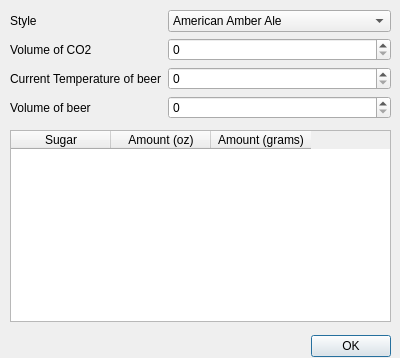
<?xml version="1.0" encoding="UTF-8"?>
<ui version="4.0">
 <class>PrimingTool</class>
 <widget class="QDialog" name="PrimingTool">
  <property name="geometry">
   <rect>
    <x>0</x>
    <y>0</y>
    <width>400</width>
    <height>358</height>
   </rect>
  </property>
  <property name="windowTitle">
   <string>Priming Calculator</string>
  </property>
  <widget class="QDialogButtonBox" name="buttonBox">
   <property name="geometry">
    <rect>
     <x>50</x>
     <y>330</y>
     <width>341</width>
     <height>32</height>
    </rect>
   </property>
   <property name="orientation">
    <enum>Qt::Horizontal</enum>
   </property>
   <property name="standardButtons">
    <set>QDialogButtonBox::Ok</set>
   </property>
  </widget>
  <widget class="QWidget" name="formLayoutWidget">
   <property name="geometry">
    <rect>
     <x>10</x>
     <y>10</y>
     <width>381</width>
     <height>111</height>
    </rect>
   </property>
   <layout class="QFormLayout" name="formLayout">
    <item row="1" column="0">
     <widget class="QLabel" name="volumeOfCO2Label">
      <property name="text">
       <string>Volume of CO2</string>
      </property>
     </widget>
    </item>
    <item row="1" column="1">
     <widget class="QSpinBox" name="volumeOfCO2SpinBox"/>
    </item>
    <item row="2" column="0">
     <widget class="QLabel" name="currentTemperatureOfBeerLabel">
      <property name="text">
       <string>Current Temperature of beer</string>
      </property>
     </widget>
    </item>
    <item row="2" column="1">
     <widget class="QSpinBox" name="currentTemperatureOfBeerSpinBox"/>
    </item>
    <item row="3" column="0">
     <widget class="QLabel" name="volumeOfBeerLabel">
      <property name="text">
       <string>Volume of beer</string>
      </property>
     </widget>
    </item>
    <item row="3" column="1">
     <widget class="QSpinBox" name="volumeOfBeerSpinBox"/>
    </item>
    <item row="0" column="0">
     <widget class="QLabel" name="styleLabel">
      <property name="text">
       <string>Style</string>
      </property>
     </widget>
    </item>
    <item row="0" column="1">
     <widget class="QComboBox" name="styleComboBox">
      <item>
       <property name="text">
        <string notr="true">American Amber Ale</string>
       </property>
      </item>
     </widget>
    </item>
   </layout>
  </widget>
  <widget class="QTableWidget" name="tableWidget">
   <property name="geometry">
    <rect>
     <x>10</x>
     <y>130</y>
     <width>381</width>
     <height>192</height>
    </rect>
   </property>
   <column>
    <property name="text">
     <string>Sugar</string>
    </property>
   </column>
   <column>
    <property name="text">
     <string>Amount (oz)</string>
    </property>
   </column>
   <column>
    <property name="text">
     <string>Amount (grams)</string>
    </property>
   </column>
  </widget>
 </widget>
 <resources/>
 <connections>
  <connection>
   <sender>buttonBox</sender>
   <signal>accepted()</signal>
   <receiver>PrimingTool</receiver>
   <slot>accept()</slot>
   <hints>
    <hint type="sourcelabel">
     <x>248</x>
     <y>254</y>
    </hint>
    <hint type="destinationlabel">
     <x>157</x>
     <y>274</y>
    </hint>
   </hints>
  </connection>
  <connection>
   <sender>buttonBox</sender>
   <signal>rejected()</signal>
   <receiver>PrimingTool</receiver>
   <slot>reject()</slot>
   <hints>
    <hint type="sourcelabel">
     <x>316</x>
     <y>260</y>
    </hint>
    <hint type="destinationlabel">
     <x>286</x>
     <y>274</y>
    </hint>
   </hints>
  </connection>
 </connections>
</ui>
